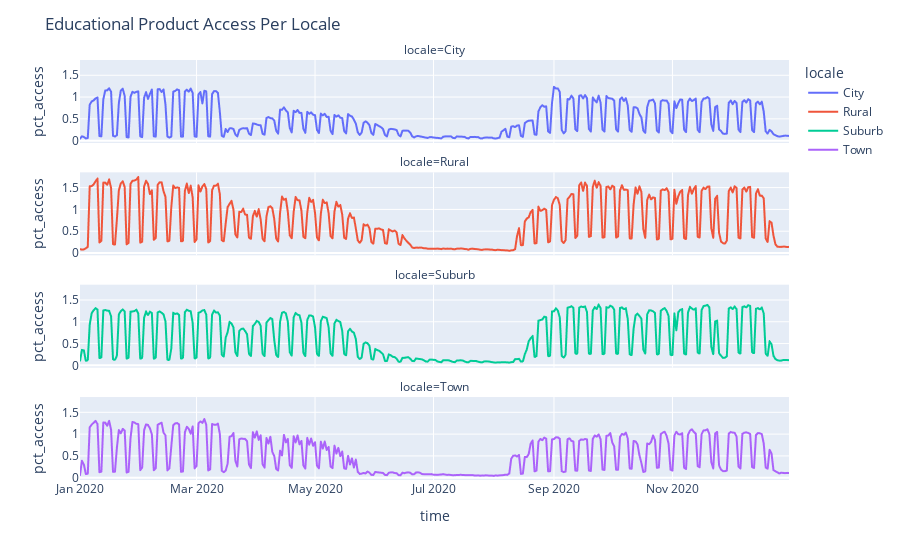

Notebook code cell kept with this figure:
### Markdown cell above
## Based on Locale
The cities were hit with Covid19 the hardest which affected the students the most as they have to study from home that is why we can see the dip in product access from April to July 2020 as compared to other locales. During Summer vacation students stopped using educational products. In suburbs, students have more access to the tools then other locale. overall, they all follow a common pattern.

### Code cell
locale = (
    complete_data[["locale", "pct_access", "time"]]  
    .groupby(by=["time", "locale"])                  
    .mean()                                         
    .dropna()                                        
    .reset_index()                                   
)

fig = px.line(locale, x="time", y="pct_access", facet_col='locale',facet_col_wrap=1,color = 'locale')
fig.update_layout(
                      title=("Educational product Access per Locale").title(),
                     )
fig.show()

### Figure 1 — Plotly figure (JSON) as saved in the notebook; plotly's stock layout.template omitted (floating-point values rounded to 4 significant figures; data arrays with more than 128 entries replaced by an {"elided": "..."} marker saying what was removed)
{"data": [{"hovertemplate": "locale=City<br>time=%{x}<br>pct_access=%{y}<extra></extra>", "legendgroup": "City", "line": {"color": "#636efa", "dash": "solid"}, "marker": {"symbol": "circle"}, "mode": "lines", "name": "City", "showlegend": true, "type": "scattergl", "x": {"elided": "366 str values"}, "xaxis": "x4", "y": {"elided": "366 float values"}, "yaxis": "y4"}, {"hovertemplate": "locale=Rural<br>time=%{x}<br>pct_access=%{y}<extra></extra>", "legendgroup": "Rural", "line": {"color": "#EF553B", "dash": "solid"}, "marker": {"symbol": "circle"}, "mode": "lines", "name": "Rural", "showlegend": true, "type": "scattergl", "x": {"elided": "366 str values"}, "xaxis": "x3", "y": {"elided": "366 float values"}, "yaxis": "y3"}, {"hovertemplate": "locale=Suburb<br>time=%{x}<br>pct_access=%{y}<extra></extra>", "legendgroup": "Suburb", "line": {"color": "#00cc96", "dash": "solid"}, "marker": {"symbol": "circle"}, "mode": "lines", "name": "Suburb", "showlegend": true, "type": "scattergl", "x": {"elided": "366 str values"}, "xaxis": "x2", "y": {"elided": "366 float values"}, "yaxis": "y2"}, {"hovertemplate": "locale=Town<br>time=%{x}<br>pct_access=%{y}<extra></extra>", "legendgroup": "Town", "line": {"color": "#ab63fa", "dash": "solid"}, "marker": {"symbol": "circle"}, "mode": "lines", "name": "Town", "showlegend": true, "type": "scattergl", "x": {"elided": "366 str values"}, "xaxis": "x", "y": {"elided": "366 float values"}, "yaxis": "y"}], "layout": {"annotations": [{"font": {}, "showarrow": false, "text": "locale=Town", "x": 0.5, "xanchor": "center", "xref": "paper", "y": 0.1975, "yanchor": "bottom", "yref": "paper"}, {"font": {}, "showarrow": false, "text": "locale=Suburb", "x": 0.5, "xanchor": "center", "xref": "paper", "y": 0.465, "yanchor": "bottom", "yref": "paper"}, {"font": {}, "showarrow": false, "text": "locale=Rural", "x": 0.5, "xanchor": "center", "xref": "paper", "y": 0.7325, "yanchor": "bottom", "yref": "paper"}, {"font": {}, "showarrow": false, "text": "locale=City", "x": 0.5, "xanchor": "center", "xref": "paper", "y": 1, "yanchor": "bottom", "yref": "paper"}], "legend": {"title": {"text": "locale"}, "tracegroupgap": 0}, "margin": {"t": 60}, "title": {"text": "Educational Product Access Per Locale"}, "xaxis": {"anchor": "y", "domain": [0, 1], "title": {"text": "time"}}, "xaxis2": {"anchor": "y2", "domain": [0, 1], "matches": "x", "showticklabels": false}, "xaxis3": {"anchor": "y3", "domain": [0, 1], "matches": "x", "showticklabels": false}, "xaxis4": {"anchor": "y4", "domain": [0, 1], "matches": "x", "showticklabels": false}, "yaxis": {"anchor": "x", "domain": [0, 0.1975], "title": {"text": "pct_access"}}, "yaxis2": {"anchor": "x2", "domain": [0.2675, 0.465], "matches": "y", "title": {"text": "pct_access"}}, "yaxis3": {"anchor": "x3", "domain": [0.535, 0.7325], "matches": "y", "title": {"text": "pct_access"}}, "yaxis4": {"anchor": "x4", "domain": [0.8025, 1], "matches": "y", "title": {"text": "pct_access"}}}}
